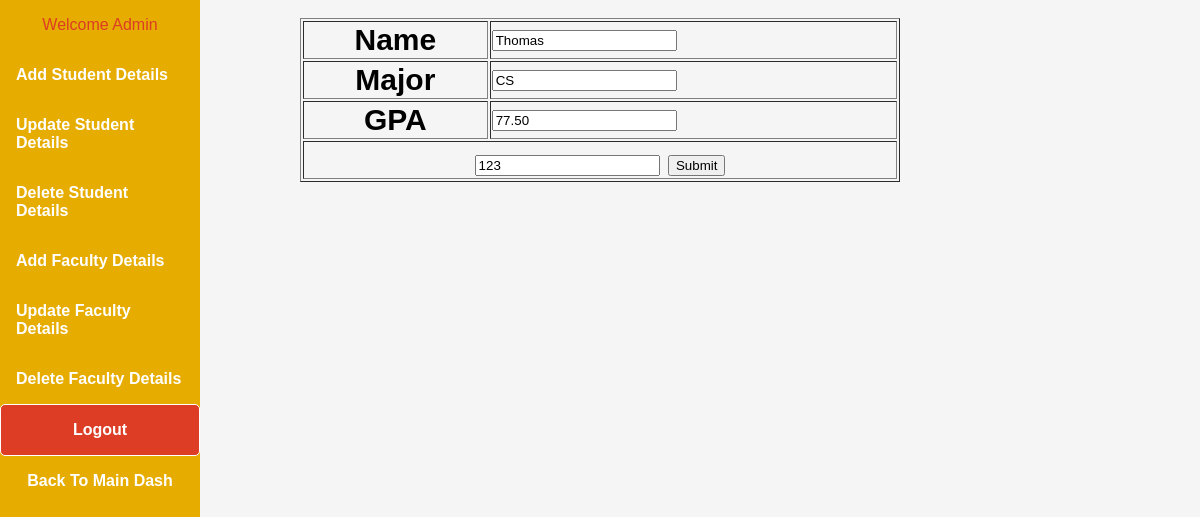
Before: /admin/updateform.php?studentid=123 (signed in) with the older database file.
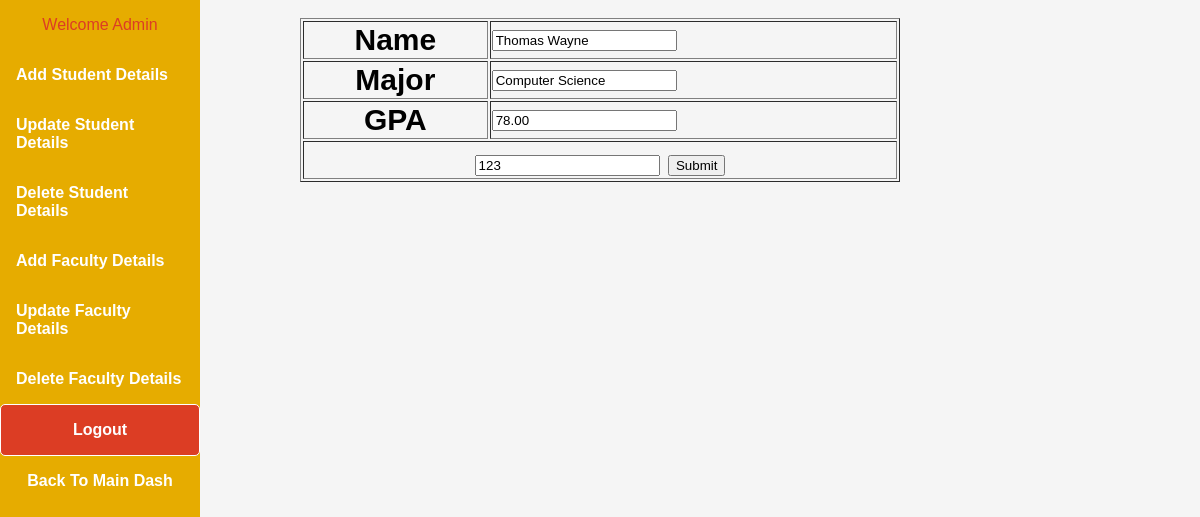
After: the same page with the newer database file.
### tables this page shows
CREATE TABLE `student_info` (
  `StudentID` int(11) NOT NULL,
  `StudentName` varchar(50) NOT NULL,
  `Major` varchar(50) DEFAULT NULL,
  `GPA` decimal(5,2) DEFAULT NULL,
  `address` varchar(255) DEFAULT NULL,
  `phone` varchar(20) DEFAULT NULL
);

### admin/updateform.php (the view, shortened to what this page needs)
<?php
	include('header.php');
	include('titleheader.php');
?>
<?php
	include ('../dbconnect.php');
	$id=$_GET['studentid'];
	$sql="SELECT * FROM  student.student_info WHERE StudentID = $id";
	$run = mysqli_query($db,$sql);
	$result=mysqli_fetch_assoc($run);
	$name=$result['StudentName'];
	$major=$result['Major'];
	$gpa=$result['GPA'];
?>
	<form method="POST" action="updatedata.php" enctype="multipart/form-data">
	<table border="1" align="center" style="width:50%;font-size: 30px;">
		 <tr>
				<th>Name</th>
					<td><input type="text" name="name" value="<?php echo $name; ?>"required></td>
		 </tr>
		 <tr>
				<th>Major</th>
				<td><input type="text" name="major" value="<?php if ( isset( $major ) ) {  echo $major; }?>" required></td>
		 </tr>
		 <tr>
				<th>GPA</th>
				<td><input type="number" name="gpa" readonly value="<?php if ( isset( $gpa ) ) {  echo $gpa; }?>"required></td>
		 </tr>
		 <tr>
		 	<td colspan="2" align="center">
		 		<input type="text" name="id" value="<?php echo $id;?>"/>
		 		<input height="30%" type="submit" name="Submit" value="Submit">
		 	</td>
		 </tr>
	</table>
	</form>

### admin/header.php (shortened to what this page needs)
 <!DOCTYPE html>
<html>
<head>
	<link rel="stylesheet" type="text/css" href="../css/dashboard.css">
</head>
<body>
</body>
</html>

### admin/titleheader.php (shortened to what this page needs)
<!DOCTYPE html>
<html>
<head>
</head>
<body>
		<div class="sidenav">
<p style="color:#DC3D24" font-family:century Gothic; align="center">Welcome Admin</p>
  <a href="addstudent.php">Add Student Details</a>
  <a href="updatestudent.php">Update Student Details</a>
  <a href="deletestudent.php">Delete Student Details</a>
  <a href="addfaculty.php">Add Faculty Details</a>
  <a href="updatefaculty.php">Update Faculty Details</a>
  <a href="deletefaculty.php">Delete Faculty Details</a>
  <a href="../logout.php" class="btn">Logout</a>
   <a href="admindash.php" style="color:white" font-family:century Gothic; align="center">Back To Main Dash</a>
</div>
</body>
</html>

### css/dashboard.css (style rules this page uses)
* { box-sizing: border-box; }
body { margin: 0; font-family: Arial, Helvetica, sans-serif; background-color: whitesmoke }
.sidenav { height: 100%; width: 200px; position: fixed; z-index: 1; top: 0; left: 0; background-color: #e6ac00 ; overflow-x: hidden; }
.sidenav a { color: white; padding: 16px; text-decoration: none; display: block; font-weight: bold; }
.btn { background-color: #DC3D24; text-align: center; border-radius: 5px; border: 1px solid #fff; padding: 10px 30px; color: #fff; text-decoration: none; transition: 0.6s ease; }

Changed rows visible on the page:
changed student_info: name "Thomas" → "Thomas Wayne"; major "CS" → "Computer Science"; gpa "77.50" → "78.00"
